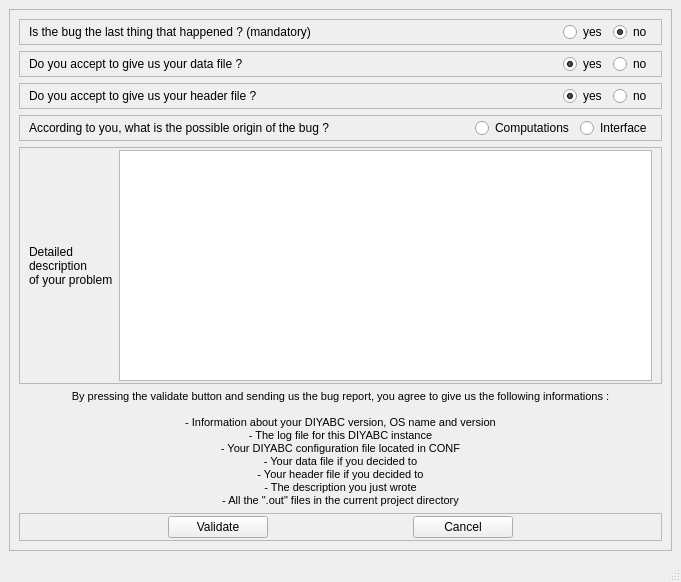
<?xml version="1.0" encoding="UTF-8"?>
<ui version="4.0">
 <class>MainWindow</class>
 <widget class="QMainWindow" name="MainWindow">
  <property name="windowModality">
   <enum>Qt::WindowModal</enum>
  </property>
  <property name="geometry">
   <rect>
    <x>0</x>
    <y>0</y>
    <width>681</width>
    <height>582</height>
   </rect>
  </property>
  <property name="windowTitle">
   <string>MainWindow</string>
  </property>
  <widget class="QWidget" name="centralwidget">
   <layout class="QGridLayout" name="gridLayout">
    <item row="0" column="0">
     <widget class="QFrame" name="frame">
      <property name="frameShape">
       <enum>QFrame::StyledPanel</enum>
      </property>
      <property name="frameShadow">
       <enum>QFrame::Raised</enum>
      </property>
      <layout class="QVBoxLayout" name="verticalLayout">
       <item>
        <widget class="QFrame" name="frame_8">
         <property name="frameShape">
          <enum>QFrame::StyledPanel</enum>
         </property>
         <property name="frameShadow">
          <enum>QFrame::Raised</enum>
         </property>
         <layout class="QHBoxLayout" name="horizontalLayout_7">
          <property name="topMargin">
           <number>2</number>
          </property>
          <property name="bottomMargin">
           <number>2</number>
          </property>
          <item>
           <widget class="QLabel" name="label_7">
            <property name="text">
             <string>Is the bug the last thing that happened ? (mandatory)</string>
            </property>
           </widget>
          </item>
          <item>
           <spacer name="horizontalSpacer_4">
            <property name="orientation">
             <enum>Qt::Horizontal</enum>
            </property>
            <property name="sizeHint" stdset="0">
             <size>
              <width>266</width>
              <height>20</height>
             </size>
            </property>
           </spacer>
          </item>
          <item>
           <widget class="QRadioButton" name="lastThingYesRadio">
            <property name="text">
             <string>yes</string>
            </property>
            <property name="checked">
             <bool>false</bool>
            </property>
           </widget>
          </item>
          <item>
           <widget class="QRadioButton" name="lastThingNoRadio">
            <property name="text">
             <string>no</string>
            </property>
            <property name="checked">
             <bool>true</bool>
            </property>
           </widget>
          </item>
         </layout>
        </widget>
       </item>
       <item>
        <widget class="QFrame" name="frame_6">
         <property name="frameShape">
          <enum>QFrame::StyledPanel</enum>
         </property>
         <property name="frameShadow">
          <enum>QFrame::Raised</enum>
         </property>
         <layout class="QHBoxLayout" name="horizontalLayout_4">
          <property name="topMargin">
           <number>2</number>
          </property>
          <property name="bottomMargin">
           <number>2</number>
          </property>
          <item>
           <widget class="QLabel" name="label_3">
            <property name="text">
             <string>Do you accept to give us your data file ?</string>
            </property>
           </widget>
          </item>
          <item>
           <spacer name="horizontalSpacer">
            <property name="orientation">
             <enum>Qt::Horizontal</enum>
            </property>
            <property name="sizeHint" stdset="0">
             <size>
              <width>40</width>
              <height>20</height>
             </size>
            </property>
           </spacer>
          </item>
          <item>
           <widget class="QRadioButton" name="dataYesRadio">
            <property name="text">
             <string>yes</string>
            </property>
            <property name="checked">
             <bool>true</bool>
            </property>
           </widget>
          </item>
          <item>
           <widget class="QRadioButton" name="dataNoRadio">
            <property name="text">
             <string>no</string>
            </property>
           </widget>
          </item>
         </layout>
        </widget>
       </item>
       <item>
        <widget class="QFrame" name="frame_5">
         <property name="frameShape">
          <enum>QFrame::StyledPanel</enum>
         </property>
         <property name="frameShadow">
          <enum>QFrame::Raised</enum>
         </property>
         <layout class="QHBoxLayout" name="horizontalLayout_3">
          <property name="topMargin">
           <number>2</number>
          </property>
          <property name="bottomMargin">
           <number>2</number>
          </property>
          <item>
           <widget class="QLabel" name="label_2">
            <property name="text">
             <string>Do you accept to give us your header file ?</string>
            </property>
           </widget>
          </item>
          <item>
           <spacer name="horizontalSpacer_2">
            <property name="orientation">
             <enum>Qt::Horizontal</enum>
            </property>
            <property name="sizeHint" stdset="0">
             <size>
              <width>40</width>
              <height>20</height>
             </size>
            </property>
           </spacer>
          </item>
          <item>
           <widget class="QRadioButton" name="headerYesRadio">
            <property name="text">
             <string>yes</string>
            </property>
            <property name="checked">
             <bool>true</bool>
            </property>
           </widget>
          </item>
          <item>
           <widget class="QRadioButton" name="headerNoRadio">
            <property name="text">
             <string>no</string>
            </property>
           </widget>
          </item>
         </layout>
        </widget>
       </item>
       <item>
        <widget class="QFrame" name="frame_4">
         <property name="frameShape">
          <enum>QFrame::StyledPanel</enum>
         </property>
         <property name="frameShadow">
          <enum>QFrame::Raised</enum>
         </property>
         <layout class="QHBoxLayout" name="horizontalLayout_2">
          <property name="topMargin">
           <number>2</number>
          </property>
          <property name="bottomMargin">
           <number>2</number>
          </property>
          <item>
           <widget class="QLabel" name="label">
            <property name="text">
             <string>According to you, what is the possible origin of the bug ?</string>
            </property>
           </widget>
          </item>
          <item>
           <spacer name="horizontalSpacer_3">
            <property name="orientation">
             <enum>Qt::Horizontal</enum>
            </property>
            <property name="sizeHint" stdset="0">
             <size>
              <width>40</width>
              <height>20</height>
             </size>
            </property>
           </spacer>
          </item>
          <item>
           <widget class="QRadioButton" name="originCompRadio">
            <property name="text">
             <string>Computations</string>
            </property>
           </widget>
          </item>
          <item>
           <widget class="QRadioButton" name="originInterfRadio">
            <property name="text">
             <string>Interface</string>
            </property>
           </widget>
          </item>
         </layout>
        </widget>
       </item>
       <item>
        <widget class="QFrame" name="frame_3">
         <property name="minimumSize">
          <size>
           <width>0</width>
           <height>200</height>
          </size>
         </property>
         <property name="frameShape">
          <enum>QFrame::StyledPanel</enum>
         </property>
         <property name="frameShadow">
          <enum>QFrame::Raised</enum>
         </property>
         <layout class="QHBoxLayout" name="horizontalLayout_5">
          <property name="topMargin">
           <number>2</number>
          </property>
          <property name="bottomMargin">
           <number>2</number>
          </property>
          <item>
           <widget class="QLabel" name="label_4">
            <property name="text">
             <string>Detailed
description
of your problem</string>
            </property>
           </widget>
          </item>
          <item>
           <widget class="QPlainTextEdit" name="descEdit"/>
          </item>
         </layout>
        </widget>
       </item>
       <item>
        <widget class="QLabel" name="infoLabel">
         <property name="font">
          <font>
           <pointsize>8</pointsize>
          </font>
         </property>
         <property name="text">
          <string>By pressing the validate button and sending us the bug report, you agree to give us the following informations :

- Information about your DIYABC version, OS name and version
- The log file for this DIYABC instance
- Your DIYABC configuration file located in CONF
- Your data file if you decided to
- Your header file if you decided to
- The description you just wrote
- All the &quot;.out&quot; files in the current project directory</string>
         </property>
         <property name="alignment">
          <set>Qt::AlignCenter</set>
         </property>
        </widget>
       </item>
       <item>
        <widget class="QFrame" name="frame_2">
         <property name="frameShape">
          <enum>QFrame::StyledPanel</enum>
         </property>
         <property name="frameShadow">
          <enum>QFrame::Raised</enum>
         </property>
         <layout class="QHBoxLayout" name="horizontalLayout">
          <property name="topMargin">
           <number>2</number>
          </property>
          <property name="bottomMargin">
           <number>2</number>
          </property>
          <item>
           <widget class="QPushButton" name="validateButton">
            <property name="maximumSize">
             <size>
              <width>100</width>
              <height>16777215</height>
             </size>
            </property>
            <property name="text">
             <string>Validate</string>
            </property>
           </widget>
          </item>
          <item>
           <widget class="QPushButton" name="cancelButton">
            <property name="maximumSize">
             <size>
              <width>100</width>
              <height>16777215</height>
             </size>
            </property>
            <property name="text">
             <string>Cancel</string>
            </property>
           </widget>
          </item>
         </layout>
        </widget>
       </item>
      </layout>
     </widget>
    </item>
   </layout>
  </widget>
  <widget class="QMenuBar" name="menubar">
   <property name="geometry">
    <rect>
     <x>0</x>
     <y>0</y>
     <width>681</width>
     <height>22</height>
    </rect>
   </property>
  </widget>
  <widget class="QStatusBar" name="statusbar"/>
 </widget>
 <resources/>
 <connections/>
</ui>
